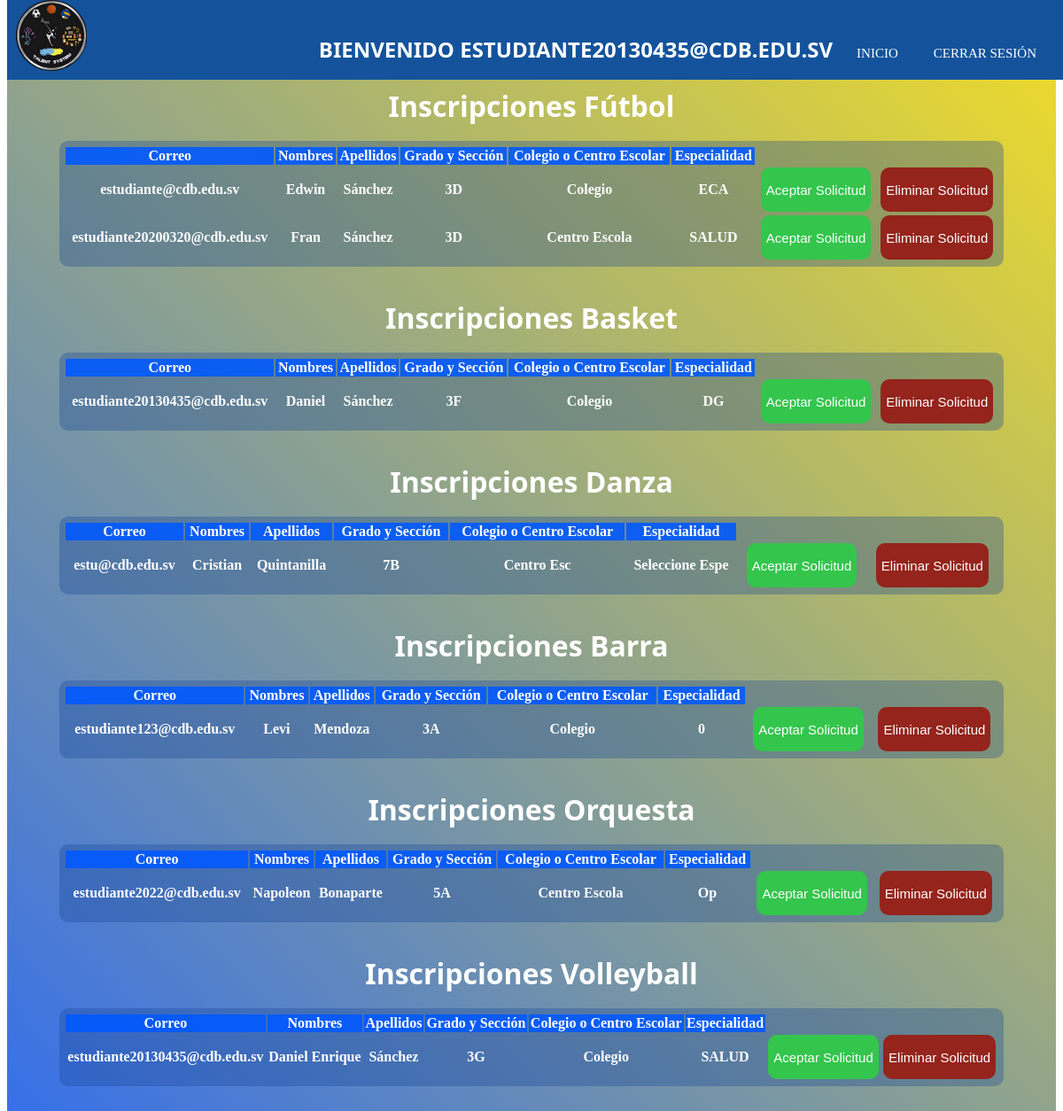
The app's page /vista/indexMast.php (signed in) with its own data.
### tables this page shows
CREATE TABLE `formfut` (
  `correo` varchar(30) NOT NULL,
  `nombres` varchar(20) NOT NULL,
  `apellidos` varchar(20) NOT NULL,
  `gradSec` varchar(5) NOT NULL,
  `colEsc` varchar(13) NOT NULL,
  `especialidad` varchar(15) NOT NULL
);

CREATE TABLE `formbasket` (
  `correo` varchar(30) NOT NULL,
  `nombres` varchar(20) NOT NULL,
  `apellidos` varchar(20) NOT NULL,
  `gradSec` varchar(5) NOT NULL,
  `colEsc` varchar(13) NOT NULL,
  `especialidad` varchar(15) NOT NULL
);

CREATE TABLE `formdanza` (
  `correo` varchar(30) NOT NULL,
  `nombres` varchar(20) NOT NULL,
  `apellidos` varchar(20) NOT NULL,
  `gradSec` varchar(5) NOT NULL,
  `colEsc` varchar(10) NOT NULL,
  `especialidad` varchar(15) NOT NULL
);

CREATE TABLE `formbarra` (
  `correo` varchar(30) NOT NULL,
  `nombres` varchar(20) NOT NULL,
  `apellidos` varchar(20) NOT NULL,
  `gradSec` varchar(5) NOT NULL,
  `colEsc` varchar(13) NOT NULL,
  `especialidad` int(15) NOT NULL
);

CREATE TABLE `formorqst` (
  `correo` varchar(30) NOT NULL,
  `nombres` varchar(20) NOT NULL,
  `apellidos` varchar(20) NOT NULL,
  `gradSec` varchar(5) NOT NULL,
  `colEsc` varchar(13) NOT NULL,
  `especialidad` varchar(15) NOT NULL
);

CREATE TABLE `formvoley` (
  `correo` varchar(30) NOT NULL,
  `nombres` varchar(20) NOT NULL,
  `apellidos` varchar(20) NOT NULL,
  `gradSec` varchar(5) NOT NULL,
  `colEsc` varchar(13) NOT NULL,
  `especialidad` varchar(15) NOT NULL
);

### vista/indexMast.php (the view, shortened to what this page needs)
<?php
    $usuMast = $_SESSION['user'];
    include("../modelo/conect.php");
?>
<!DOCTYPE html>
<html lang="en">
<head>
    <link rel="stylesheet" href="../css/tablas.css">
    <link rel="stylesheet" type="text/css" href="../css/menu2.css">
</head>
<body>
    <header>
    <nav id="menu">
                <img src="../imagenes/LOGO PRIN.png" alt="" class="logo">
                <ul class="lista">
				<li><center><h1>Bienvenido <?php echo "$usuMast" ?></h1></li></center>
                    <li><a class="active" href="#">Inicio</a></li>
          			<li><a href="../controlador/salirMast.php">Cerrar sesión</a></li>
                </ul>
</nav>
</header>
<div id="background">
<div class="container">
    <br><br><br><br><br>
    <table class="table1">
        <thead>
                <center><h1>Inscripciones Fútbol</h1></center>
                <br>
            <tr>
                <th>Correo</th>
                <th>Nombres</th>
                <th>Apellidos</th>
                <th>Grado y Sección</th>
                <th>Colegio o Centro Escolar</th>
                <th>Especialidad</th>
            </tr>
        </thead>
        <tbody>
            <?php
                $sql= "SELECT * FROM formfut";
                $query = mysqli_query ( $conexion,$sql );
                while ($row=mysqli_fetch_array($query) ){
            ?>
            <div class="scroll">
            <tr>
                <th> <?php echo $row ["correo"] ?> </th>
                <th> <?php echo $row ["nombres"] ?> </th>
                <th> <?php echo $row ["apellidos"] ?> </th>
                <th> <?php echo $row ["gradSec"] ?> </th>
                <th> <?php echo $row ["colEsc"] ?> </th>
                <th> <?php echo $row ["especialidad"] ?> </th>
                <th><button class="btn btn-primary" ><a href="../controlador/correoFut.php?correo=<?php echo $row['correo']?>">Aceptar Solicitud</a></button></th>
                <th><button class="btn2 btn-primary"><a href="../controlador/elimFut.php?correo=<?php echo $row['correo']?>">Eliminar Solicitud</a></button></th>
            </tr>
            </div>
             <?php
             }?>
        </tbody>
    </table>
    <br><br>
    <table class="table2">
        <thead>
                <center><h1>Inscripciones Basket</h1></center>
                <br>
            <tr>
                <th>Correo</th>
                <th>Nombres</th>
                <th>Apellidos</th>
                <th>Grado y Sección</th>
                <th>Colegio o Centro Escolar</th>
                <th>Especialidad</th>
            </tr>
        </thead>
        <tbody>
            <?php
                $sql= "SELECT * FROM formbasket";
                $query = mysqli_query ( $conexion,$sql );
                while ($row=mysqli_fetch_array($query) ){
            ?>
            <div class="scroll">
            <tr>
                <th> <?php echo $row ["correo"] ?> </th>
                <th> <?php echo $row ["nombres"] ?> </th>
                <th> <?php echo $row ["apellidos"] ?> </th>
                <th> <?php echo $row ["gradSec"] ?> </th>
                <th> <?php echo $row ["colEsc"] ?> </th>
                <th> <?php echo $row ["especialidad"] ?> </th>
                <th><button class="btn btn-primary"><a href="../controlador/correoBasket.php?correo=<?php echo $row['correo']?>">Aceptar Solicitud</a></button></th>
                <th><button class="btn2 btn-primary"><a href="../controlador/elimbasket.php?correo=<?php echo $row['correo']?>">Eliminar Solicitud</a></button></th>
            </tr>
            </div>
             <?php
             }?>
        </tbody>
    </table>
    <br><br>
    <table class="table3">
        <thead>
                <center><h1>Inscripciones Danza</h1></center>
                <br>
            <tr>
                <th>Correo</th>
                <th>Nombres</th>
                <th>Apellidos</th>
                <th>Grado y Sección</th>
                <th>Colegio o Centro Escolar</th>
                <th>Especialidad</th>
            </tr>
        </thead>
        <tbody>
            <?php
                $sql= "SELECT * FROM formdanza";
                $query = mysqli_query ( $conexion,$sql );
                while ($row=mysqli_fetch_array($query) ){
            ?>
            <div class="scroll">
            <tr>
                <th> <?php echo $row ["correo"] ?> </th>
                <th> <?php echo $row ["nombres"] ?> </th>
                <th> <?php echo $row ["apellidos"] ?> </th>
                <th> <?php echo $row ["gradSec"] ?> </th>
                <th> <?php echo $row ["colEsc"] ?> </th>
                <th> <?php echo $row ["especialidad"] ?> </th>
                <th><button class="btn btn-primary"><a href="../controlador/correoDanza.php?correo=<?php echo $row['correo']?>">Aceptar Solicitud</a></button></th>
                <th><button class="btn2 btn-primary"><a href="../controlador/elimdanza.php?correo=<?php echo $row['correo']?>">Eliminar Solicitud</a></button></th>
            </tr>
            </div>
             <?php
             }?>
        </tbody>
    </table>
    <br><br>
    <table class="table4">
        <thead>
                <center><h1>Inscripciones Barra</h1></center>
                <br>
            <tr>
                <th>Correo</th>
                <th>Nombres</th>
                <th>Apellidos</th>
                <th>Grado y Sección</th>
                <th>Colegio o Centro Escolar</th>
                <th>Especialidad</th>
            </tr>
        </thead>
        <tbody>
            <?php
                $sql= "SELECT * FROM formbarra";
                $query = mysqli_query ( $conexion,$sql );
                while ($row=mysqli_fetch_array($query) ){
            ?>
            <div class="scroll">
            <tr>
                <th> <?php echo $row ["correo"] ?> </th>
                <th> <?php echo $row ["nombres"] ?> </th>
                <th> <?php echo $row ["apellidos"] ?> </th>
                <th> <?php echo $row ["gradSec"] ?> </th>
                <th> <?php echo $row ["colEsc"] ?> </th>
                <th> <?php echo $row ["especialidad"] ?> </th>
                <th><button class="btn btn-primary"><a href="../controlador/correoBarra.php?correo=<?php echo $row['correo']?>">Aceptar Solicitud</a></button></th>
                <th><button class="btn2 btn-primary"><a href="../controlador/elimBarra.php?correo=<?php echo $row['correo']?>">Eliminar Solicitud</a></button></th>
            </tr>
            </div>
             <?php
             }?>
        </tbody>
    </table>
    <br><br>
    <table class="table5">
        <thead>
                <center><h1>Inscripciones Orquesta</h1></center>
                <br>
            <tr>
                <th>Correo</th>
                <th>Nombres</th>
                <th>Apellidos</th>
                <th>Grado y Sección</th>
                <th>Colegio o Centro Escolar</th>
                <th>Especialidad</th>
            </tr>
        </thead>
        <tbody>
            <?php
                $sql= "SELECT * FROM formorqst";
                $query = mysqli_query ( $conexion,$sql );
                while ($row=mysqli_fetch_array($query) ){
            ?>
            <div class="scroll">
            <tr>
                <th> <?php echo $row ["correo"] ?> </th>
                <th> <?php echo $row ["nombres"] ?> </th>
                <th> <?php echo $row ["apellidos"] ?> </th>
                <th> <?php echo $row ["gradSec"] ?> </th>
                <th> <?php echo $row ["colEsc"] ?> </th>
                <th> <?php echo $row ["especialidad"] ?> </th>
                <th><button class="btn btn-primary"><a href="../controlador/correoOrquesta.php?correo=<?php echo $row['correo']?>">Aceptar Solicitud</a></button></th>
                <th><button class="btn2 btn-primary"><a href="../controlador/elimOrqst.php?correo=<?php echo $row['correo']?>">Eliminar Solicitud</a></button></th>
            </tr>
            </div>
             <?php
             }?>
        </tbody>
    </table>
    <br><br>
    <table class="table6">
        <thead>
                <center><h1>Inscripciones Volleyball</h1></center>
                <br>
            <tr>
                <th>Correo</th>
                <th>Nombres</th>
                <th>Apellidos</th>
                <th>Grado y Sección</th>
                <th>Colegio o Centro Escolar</th>
                <th>Especialidad</th>
            </tr>
        </thead>
        <tbody>
            <?php
                $sql= "SELECT * FROM formvoley";
                $query = mysqli_query ( $conexion,$sql );
                while ($row=mysqli_fetch_array($query) ){
            ?>
            <div class="scroll">
            <tr>
                <th> <?php echo $row ["correo"] ?> </th>
                <th> <?php echo $row ["nombres"] ?> </th>
                <th> <?php echo $row ["apellidos"] ?> </th>
                <th> <?php echo $row ["gradSec"] ?> </th>
                <th> <?php echo $row ["colEsc"] ?> </th>
                <th> <?php echo $row ["especialidad"] ?> </th>
                <th><button class="btn btn-primary"><a href="../controlador/correoVoley.php?correo=<?php echo $row['correo']?>">Aceptar Solicitud</a></button></th>
                <th><button class="btn2 btn-primary"><a href="../controlador/elimVoley.php?correo=<?php echo $row['correo']?>">Eliminar Solicitud</a></button></th>
            </tr>
            </div>
             <?php
             }?>
        </tbody>
    </table>
    <br><br>
</div>
</div>
</body>
</html>

### css/tablas.css (style rules this page uses)
#background { width: 100%; height: 100%; background: linear-gradient(45deg,rgba(19, 86, 230, 0.85),rgba(238, 214, 2, 0.85)); }
h1 { justify-content: center; text-align: center; align-items: center; color: white; font-family: 'Segoe UI', Tahoma, Geneva, Verdana, sans-serif; }
thead { background-color: rgba(0, 89, 255, 0.884); }
.table1 { padding-top: 5px; padding-bottom: 5px; padding-left: 5px; padding-right: 5px; width: 90%; height: 100%; background-color: rgba(22, 67, 150, 0.329); margin: auto; color: white; border-radius: 10px; }
.table2 { padding-top: 5px; padding-bottom: 5px; padding-left: 5px; padding-right: 5px; width: 90%; height: 100%; background-color: rgba(22, 67, 150, 0.329); margin: auto; color: white; border-radius: 10px; }
.table3 { padding-top: 5px; padding-bottom: 5px; padding-left: 5px; padding-right: 5px; width: 90%; height: 100%; background-color: rgba(22, 67, 150, 0.329); margin: auto; color: white; border-radius: 10px; }
.table4 { padding-top: 5px; padding-bottom: 5px; padding-left: 5px; padding-right: 5px; width: 90%; height: 100%; background-color: rgba(22, 67, 150, 0.329); margin: auto; color: white; border-radius: 10px; }
.table5 { padding-top: 5px; padding-bottom: 5px; padding-left: 5px; padding-right: 5px; width: 90%; height: 100%; background-color: rgba(22, 67, 150, 0.329); margin: auto; color: white; border-radius: 10px; }
.table6 { padding-top: 5px; padding-bottom: 5px; padding-left: 5px; padding-right: 5px; width: 90%; height: 100%; background-color: rgba(22, 67, 150, 0.329); margin: auto; color: white; border-radius: 10px; }
.btn { min-height: 3.125rem; font-weight: 60; background-color: rgb(52, 197, 76); text-decoration: none; text-decoration-line: none; border-radius: 10px; border: 0px solid }
.btn2 { min-height: 3.125rem; font-weight: 60; background-color: rgb(148, 36, 28); text-decoration: none; text-decoration-line: none; border-radius: 10px; border: 0px solid; }
a { text-decoration: none; color:white; font-size:15px; }
.scroll { overflow-y: scroll; }
th { margin-left: 4px; }

### css/menu2.css (style rules this page uses)
#menu { width: 100%; height: 90px; position: fixed ; background-color: #14539b; top: 0; z-index: 1; text-transform: uppercase; }
h1 { display: inline; }
li h1 { color: #fff; }
.logo { height: 80px; font-weight: bold; padding: 0 10px; line-height: 80px; float: left; }
.lista { float: right; margin-right: 20px; }
.lista li { display: inline-block; line-height: 80px; margin: 0 5px ; }
.lista li a { text-decoration: none; color: #fff; padding: 7px 13px; border-radius: 3px; }
.active { background-color: #14539b; border-radius: 5px; }

### records on screen
formfut: correo "estudiante@cdb.edu.sv", nombres "Edwin", apellidos "Sánchez", gradSec "3D", colEsc "Colegio", especialidad "ECA"
formfut: correo "estudiante20200320@cdb.edu.sv", nombres "Fran", apellidos "Sánchez", gradSec "3D", colEsc "Centro Escola", especialidad "SALUD"
formbasket: correo "estudiante20130435@cdb.edu.sv", nombres "Daniel", apellidos "Sánchez", gradSec "3F", colEsc "Colegio", especialidad "DG"
formdanza: correo "estu@cdb.edu.sv", nombres "Cristian", apellidos "Quintanilla", gradSec "7B", colEsc "Centro Esc", especialidad "Seleccione Espe"
formbarra: correo "estudiante123@cdb.edu.sv", nombres "Levi", apellidos "Mendoza", gradSec "3A", colEsc "Colegio", especialidad "0"
formorqst: correo "estudiante2022@cdb.edu.sv", nombres "Napoleon", apellidos "Bonaparte", gradSec "5A", colEsc "Centro Escola", especialidad "Op"
formvoley: correo "estudiante20130435@cdb.edu.sv", nombres "Daniel Enrique", apellidos "Sánchez", gradSec "3G", colEsc "Colegio", especialidad "SALUD"

### other values on screen
$usuMast "ESTUDIANTE20130435@CDB.EDU.SV"
